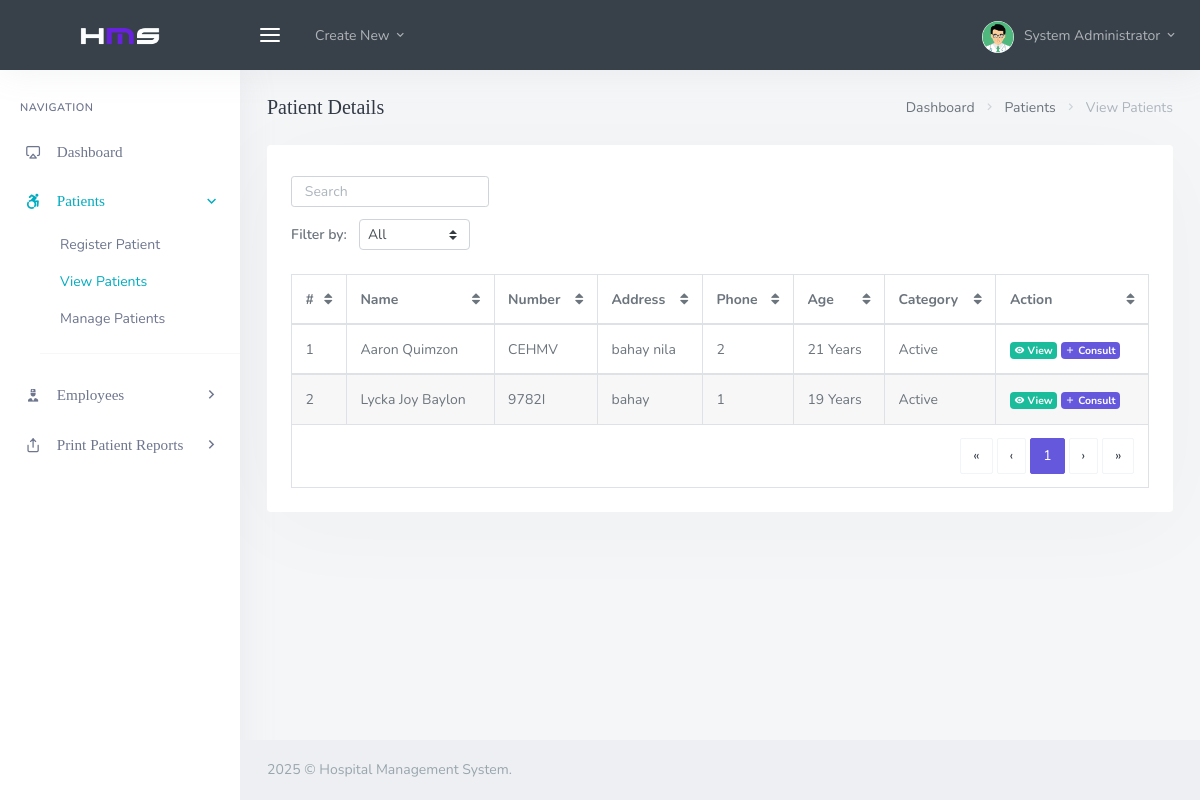
Before: /backend/admin/his_admin_view_patients.php (signed in) with the older database file.
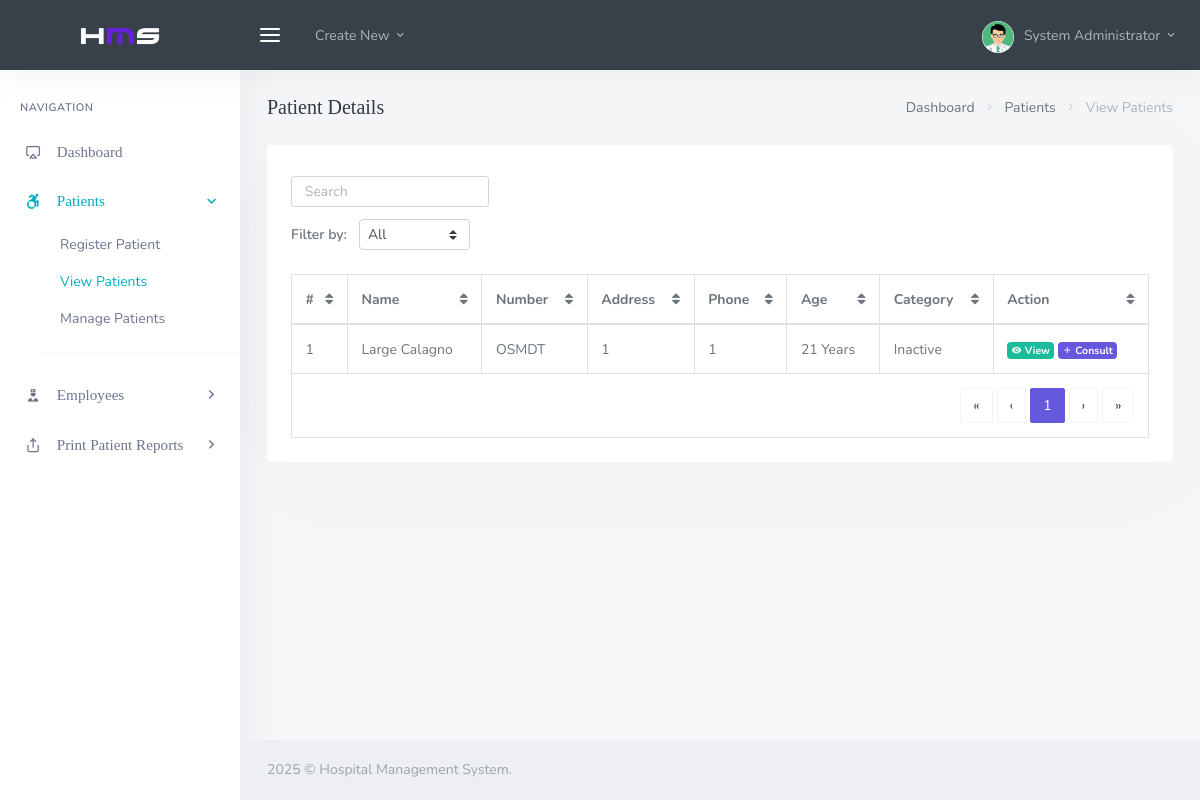
After: the same page with the newer database file.
### tables this page shows
CREATE TABLE `his_admin` (
  `ad_id` int(20) NOT NULL,
  `ad_fname` varchar(200) DEFAULT NULL,
  `ad_lname` varchar(200) DEFAULT NULL,
  `ad_email` varchar(200) DEFAULT NULL,
  `ad_pwd` varchar(200) DEFAULT NULL,
  `ad_dpic` varchar(200) DEFAULT NULL
);

CREATE TABLE `his_patients` (
  `pat_id` int(20) NOT NULL,
  `pat_fname` varchar(200) DEFAULT NULL,
  `pat_lname` varchar(200) DEFAULT NULL,
  `pat_dob` varchar(200) DEFAULT NULL,
  `pat_age` varchar(200) DEFAULT NULL,
  `pat_gender` varchar(20) DEFAULT NULL,
  `pat_number` varchar(200) DEFAULT NULL,
  `pat_addr` varchar(200) DEFAULT NULL,
  `pat_phone` varchar(200) DEFAULT NULL,
  `pat_type` varchar(200) DEFAULT NULL,
  `pat_date_reg` datetime DEFAULT NULL,
  `pat_date_joined` timestamp(6) NOT NULL DEFAULT current_timestamp(6) ON UPDATE current_timestamp(6),
  `pat_condition` varchar(255) DEFAULT NULL,
  `pat_discharge_status` varchar(200) DEFAULT NULL,
  `pat_dept` varchar(255) DEFAULT NULL,
  `ref_unit` varchar(255) DEFAULT NULL,
  `pat_treatment` varchar(255) DEFAULT NULL
);

### backend/admin/his_admin_view_patients.php (the view, shortened to what the changed rows need)
<?php
  include('assets/inc/config.php');
?>
<!DOCTYPE html>
<html lang="en">
<?php include('assets/inc/head.php');?>
<body>
<div id="wrapper">
    <?php include('assets/inc/nav.php');?>
    <div class="content-page">
        <div class="content">
            <div class="container-fluid">
                <div class="row">
                    <div class="col-12">
                        <div class="card-box">
                            <div class="table-responsive">
                                <table id="demo-foo-filtering" class="table table-bordered toggle-circle mb-0" data-page-size="7">
                                    <thead>
                                        <tr>
                                            <th>#</th>
                                            <th data-toggle="true">Name</th>
                                            <th data-hide="phone">Number</th>
                                            <th data-hide="phone">Address</th>
                                            <th data-hide="phone">Phone</th>
                                            <th data-hide="phone">Age</th>
                                            <th data-hide="phone">Category</th>
                                            <th data-hide="phone">Action</th>
                                        </tr>
                                    </thead>
                                    <?php
                                    $baseQuery = "SELECT * FROM his_patients";
                                    $baseQuery .= " ORDER BY pat_date_joined DESC";
                                    $stmt = $mysqli->prepare($baseQuery);
                                    $stmt->execute();
                                    $res = $stmt->get_result();
                                    $cnt=1;
                                    while($row=$res->fetch_object())
                                    {
                                    ?>
                                        <tbody>
                                            <tr>
                                                <td><?php echo $cnt;?></td>
                                                <td><?php echo $row->pat_fname;?> <?php echo $row->pat_lname;?></td>
                                                <td><?php echo $row->pat_number;?></td>
                                                <td><?php echo $row->pat_addr;?></td>
                                                <td><?php echo $row->pat_phone;?></td>
                                                <td><?php echo $row->pat_age;?> Years</td>
                                                <td><?php echo $row->pat_type;?></td>
                                                <td>
                                                    <a href="his_admin_view_single_patient.php?pat_id=<?php echo $row->pat_id;?>&&pat_number=<?php echo $row->pat_number;?>" class="badge badge-success"><i class="mdi mdi-eye"></i> View</a>
                                                    <button type="button" class="badge badge-primary border-0" data-toggle="modal" data-target="#consultModal<?php echo $row->pat_id;?>">
                                                        <i class="mdi mdi-plus"></i> Consult
                                                    </button>
                                                </td>
                                            </tr>
                                        </tbody>
                                    <?php
                                    $cnt = $cnt +1 ;
                                    }
                                    ?>
                                </table>
                            </div>
                        </div>
                    </div>
                </div>
            </div>
        </div>
    </div>
</div>
</body>
</html>

### backend/admin/assets/inc/nav.php (shortened to what the changed rows need)
<?php
    $aid=$_SESSION['ad_id'];
    $ret="select * from his_admin where ad_id=?";
    $stmt= $mysqli->prepare($ret) ;
    $stmt->bind_param('i',$aid);
    $stmt->execute() ;
    $res=$stmt->get_result();
    while($row=$res->fetch_object())
    {
?>
    <div class="navbar-custom">
        <ul class="list-unstyled topnav-menu float-right mb-0">
            <li class="dropdown notification-list">
                <a class="nav-link dropdown-toggle nav-user mr-0 waves-effect waves-light" data-toggle="dropdown" href="#" role="button" aria-haspopup="false" aria-expanded="false">
                    <img src="assets/images/users/<?php echo $row->ad_dpic;?>" alt="dpic" class="rounded-circle">
                    <span class="pro-user-name ml-1">
                        <?php echo $row->ad_fname;?> <?php echo $row->ad_lname;?> <i class="mdi mdi-chevron-down"></i>
                    </span>
                </a>
            </li>
        </ul>
        <div class="logo-box">
            <a href="his_admin_dashboard.php" class="logo text-center">
                <span class="logo-lg">
                    <img src="assets/images/logo-light.png" alt="" height="18">
                </span>
            </a>
        </div>
        <ul class="list-unstyled topnav-menu topnav-menu-left m-0">
            <li>
                <button class="button-menu-mobile waves-effect waves-light">
                    <i class="fe-menu"></i>
                </button>
            </li>
            <li class="dropdown d-none d-lg-block">
                <a class="nav-link dropdown-toggle waves-effect waves-light" data-toggle="dropdown" href="#" role="button" aria-haspopup="false" aria-expanded="false">
                    Create New
                    <i class="mdi mdi-chevron-down"></i>
                </a>
            </li>
        </ul>
    </div>
<?php }?>

Changed rows visible on the page:
removed his_patients: pat_fname "Aaron", pat_lname "Quimzon", pat_number "CEHMV", pat_addr "bahay nila", pat_phone "2", pat_age "21", pat_type "Active"
removed his_patients: pat_fname "Lycka Joy", pat_lname "Baylon", pat_number "9782I", pat_addr "bahay", pat_phone "1", pat_age "19", pat_type "Active"
added his_patients: pat_fname "Large", pat_lname "Calagno", pat_number "OSMDT", pat_addr "1", pat_phone "1", pat_age "21", pat_type "Inactive"
